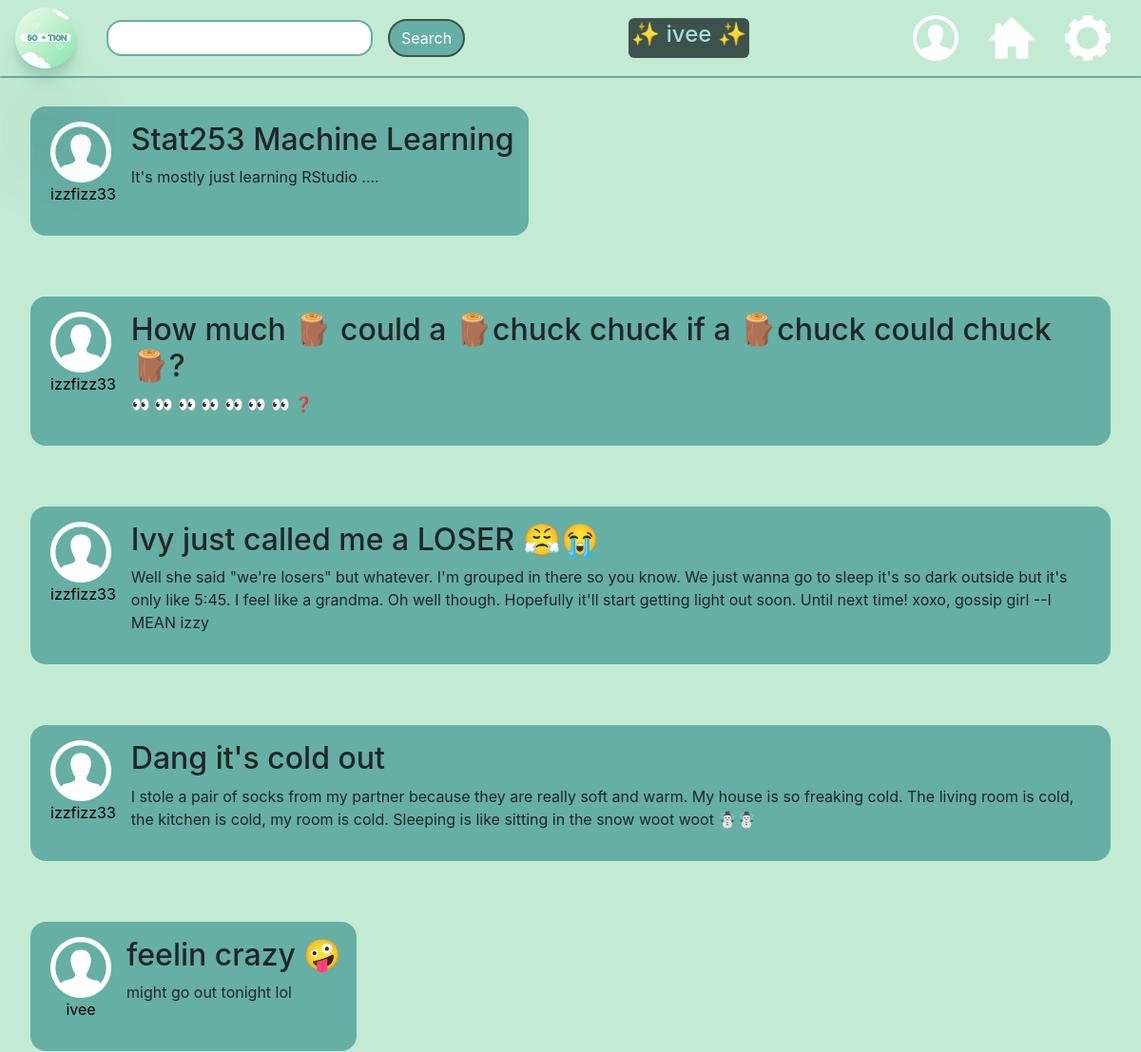
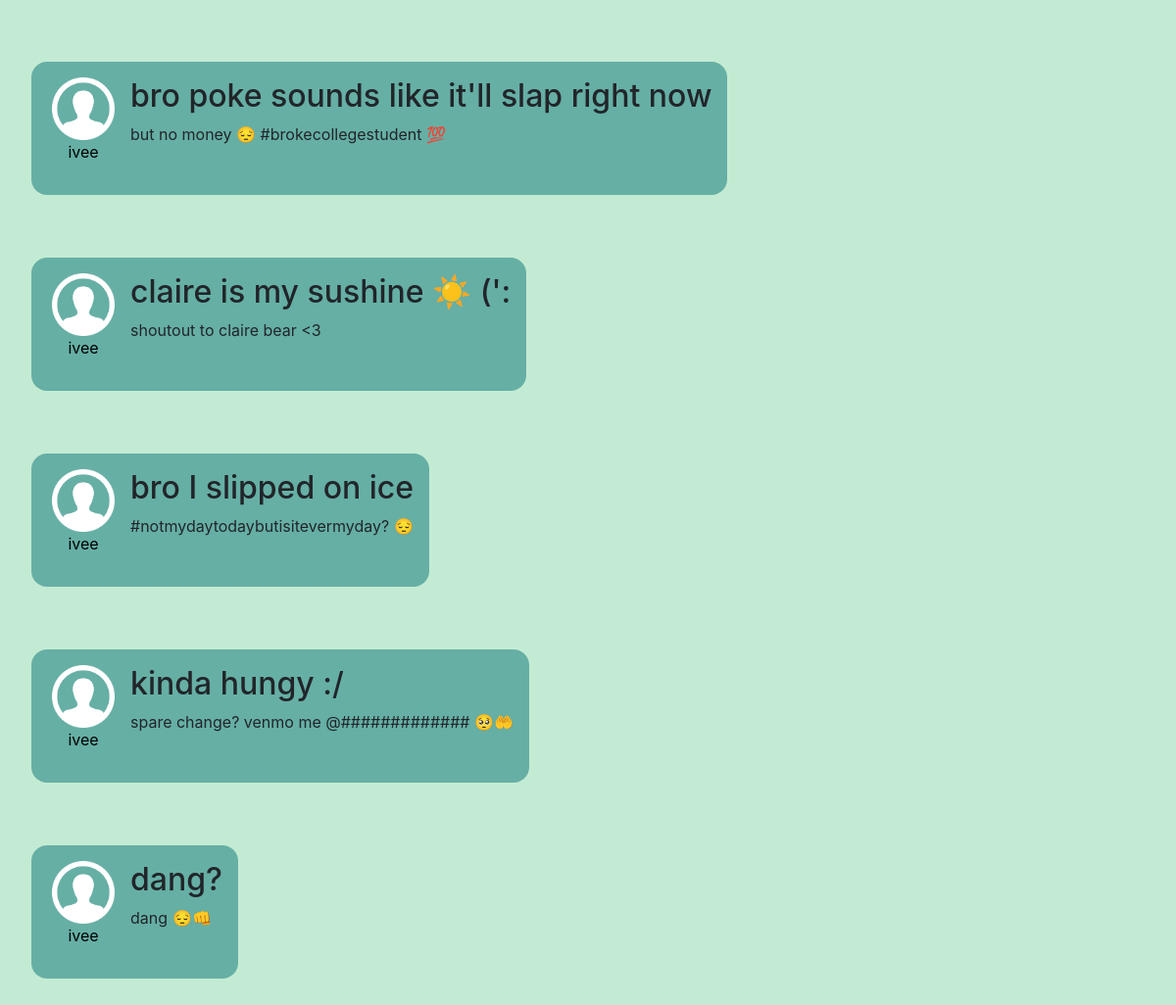
/homefeed (signed in), run on an earlier commit of the app's database (2 pictures, top to bottom).
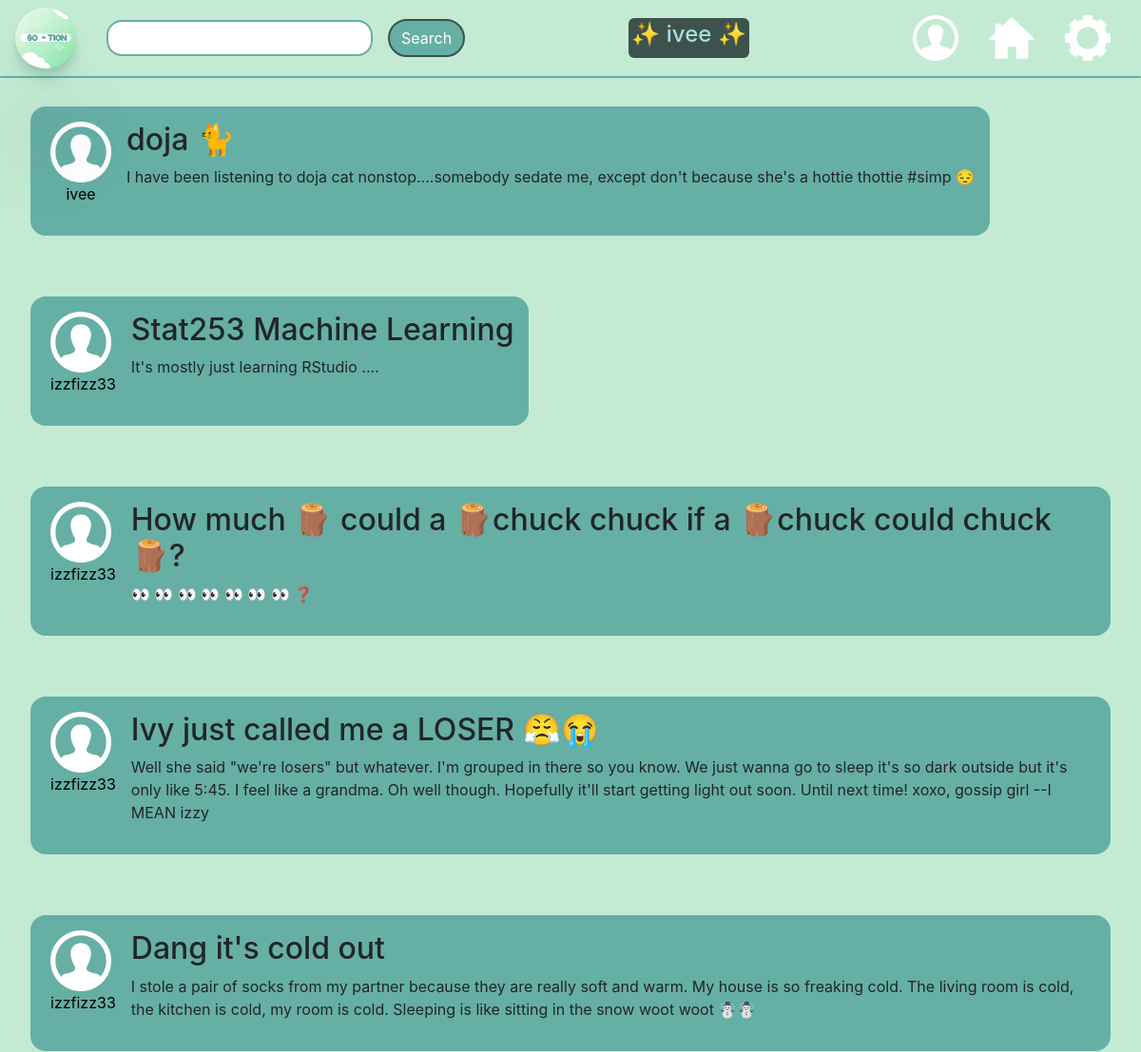
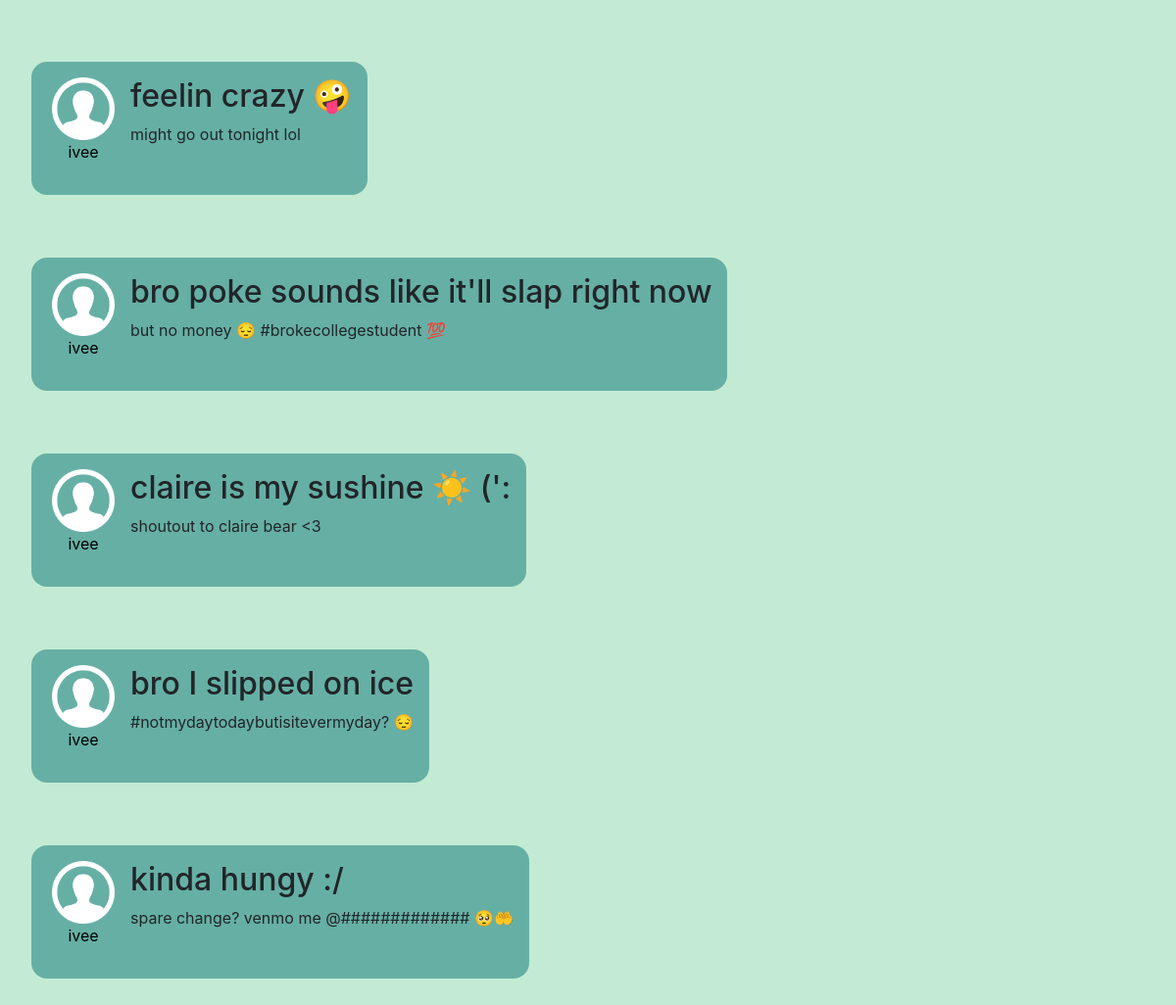
And on a later commit of the database (2 pictures, top to bottom).
### app.py (models this page shows, shortened)
class User(UserMixin, db.Model):
    id = db.Column(db.Integer, primary_key=True)
    email = db.Column(db.String(75), unique=True)
    username = db.Column(db.String(30), unique=True)
    password_hash = db.Column(db.String())
    is_authenticated = db.Column(db.Boolean, default=False)
    pfp_placement = db.Column(db.String(), default="center")
    bio = db.Column(db.String(), default="BIO HERE")
    darkMode = db.Column(db.Boolean, default = True)

class Post(db.Model):
    id = db.Column(db.Integer, primary_key=True)
    user_id = db.Column(db.Integer, unique=False)
    post_title = db.Column(db.String(300), unique=False)
    post_content = db.Column(db.String(2800), unique=False)
    profile_pic = db.Column(db.Boolean, default=False)
    post_username = db.Column(db.String(30))

### app.py (the view, shortened to what this page needs)
@app.route('/homefeed', methods=['POST', "GET"])
@login_required
def homefeed():
    form1 = SearchForm()
    title="'s Homefeed"
    username = current_user.username
    postz = Post.query.all()
    tenposts = postz[-10:]
    return render_template("homefeed.html", title=(current_user.username + title), username=username, post1=reversed(tenposts), form1=form1 )

### forms.py
class SearchForm(FlaskForm):
    searchword = StringField("searchword",validators=[InputRequired(), Length(min=4,max=15)])

### app.py (called while the page is built)
@login_manager.user_loader
def user_loader(user_id):
    return User.query.filter_by(id=user_id).first()

### templates/homefeed.html (shortened to what this page needs)
{% extends "base.html" %}
{% block content %}
<link rel="stylesheet" href="styles/homefeed.css">
{% for post in post1 %}
<div class="post">
  <div class="content">
    <a href="{{url_for('searchprofile', username=post.post_username)}}">
      <div class="pic-and-username">
        <img class="profile-icon" src="../images/profile-icon.png" alt="Profile picture">
        <p style="text-align: center;" class="username">{{ post.post_username }}</p>
      </div>
    </a>
    <div class="content-and-comments">
      <h2> {{ post.post_title }}</h2>
      <p> {{ post.post_content }}</p>
    </div>
  </div>
</div>
{% endfor %}
{% endblock content %}

### templates/base.html (shortened to what this page needs)
<!doctype html>
<html lang="en">
<head>
    <link rel="stylesheet" href="https://stackpath.bootstrapcdn.com/bootstrap/4.3.1/css/bootstrap.min.css"
>
    <link rel="stylesheet" href="../styles/homefeed.css">
</head>
<body>
    <nav class="fixed-top">
        <div class="navbar fixed-top nav">
            <div id="logo-and-search">
                <a href="{{ url_for('homefeed') }}">
                    <img class="navbar-logo" src="../images/So-tion-logo-pic.png" alt="So-tion logo" />
                </a>
                <form action="/search" method="POST">
                    {{ form1.searchword(class_="form-control") }}
                    <button type="submit" class="search-button btn btn-primary">Search</button>
                </form>
            </div>
            <div id='username-block'>
                <h4 id="username-text">&#x2728; {{username}} &#x2728;</h4>
            </div>
            <div id="right-navbar-images">
                <a href="{{ url_for('profile') }}">
                    <img class="profile-icon-navbar" src="../images/profile-icon.png" alt="profile icon button" /></a>
                <a href="{{ url_for('homefeed') }}">
                    <img class="home-navbar" src="../images/home.jpg" href="{{ url_for('homefeed') }}"
                        alt="Home button" /></a>
                <a href="{{ url_for('settings') }}">
                    <img class="gear-navbar" src="../images/gear.png" alt="Gear button" /></a>
            </div>
        </div>
        <div class="navbar-divider nav"></div>
    </nav>
    {% block content %}
    {% endblock %}
</body>
</html>

### static/styles/homefeed.css (style rules this page uses)
body { background-color: #c3ebd3; }
.navbar-logo { width: 4em; height: 4em; border-radius: 3em; border-width: 3em; box-shadow: 0 2.8px 2.2px rgba(24, 80, 72, 0.034), 0 6.7px 5.3px rgba(36, 110, 101, 0.048), 0 120.5px 179px rgba(33, 83, 77, 0.06), 0 12.3px 7.9px rgba(38, 83, 77, 0.072), 0 14.8px 20.4px rgba(25, 90, 81, 0.086), 0 100px 80px rgba(42, 90, 84, 0.12); }
.home-navbar, .gear-navbar, .profile-icon-navbar { width: 3em; height: 3em; position:relative; display: flex; justify-content: right; }
#logo-and-search { display: flex; justify-content: left; column-gap: 2em; }
#right-navbar-images { display: flex; justify-content: right; column-gap: 2em; margin-right: 1em; align-items: center; }
.navbar { display: flex; justify-content: space-between; position: fixed; }
.navbar-divider { height: 2px; background-color: #66afa5; margin-top: 5em; margin-bottom: 1em; border-radius: 5em; }
.post { display:flex; flex-direction: row; column-gap: 1em; border-width: 3em; padding: 2em; border-radius: 2px; border-color:black; }
.post:first-of-type { margin-top: 5em; }
.profile-icon { height:4em; width:4em; }
.fixed-top { position:fixed; background-color: #c3ebd3; }
.pic-and-username { display:flex; flex-direction: column; margin-right: 1em; margin-left: 5px; }
.content { display:flex; flex-direction: row; background-color: #66afa5; border-radius: 1em; padding: 1em; }
#username-block { background-color: #3D524c; padding: 3px; border-radius: 6px; color:#a5e1d9; }
.search-button { background-color: #66afa5; border:solid; border-width: 2px; border-color: #3D524c; border-radius: 35px; color:white; }
form { display: flex; align-items: center; column-gap: 1em; }
.form-control { border-radius: 1em; padding-left: 1em; border-color: #66afa5; border-width: 2px; }
a { text-decoration: none; color: black; }
.username { text-align: center; }

What changed in the data, as far as the page shows it:
no longer on this page (row unchanged): Post: post_username "ivee", post_title "dang?", post_content "dang 😔👊"
added Post: post_username "ivee", post_title "doja 🐈", post_content "I have been listening to doja cat nonstop....somebody sedate me, except don't because she's a hottie thottie #simp 😔"
